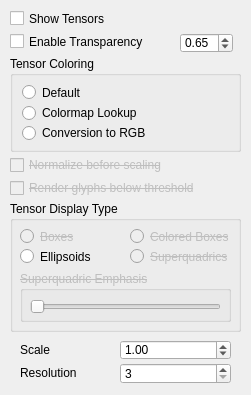
<?xml version="1.0" encoding="UTF-8"?>
<ui version="4.0">
 <class>ShowFieldGlyphsTensorTabDialog</class>
 <widget class="QWidget" name="ShowFieldGlyphsTensorTabDialog">
  <property name="geometry">
   <rect>
    <x>0</x>
    <y>0</y>
    <width>251</width>
    <height>395</height>
   </rect>
  </property>
  <property name="sizePolicy">
   <sizepolicy hsizetype="Expanding" vsizetype="Expanding">
    <horstretch>0</horstretch>
    <verstretch>0</verstretch>
   </sizepolicy>
  </property>
  <property name="minimumSize">
   <size>
    <width>250</width>
    <height>395</height>
   </size>
  </property>
  <property name="font">
   <font>
    <weight>50</weight>
    <bold>false</bold>
   </font>
  </property>
  <property name="windowTitle">
   <string>Secondary</string>
  </property>
  <widget class="QCheckBox" name="showTensorsCheckBox_">
   <property name="geometry">
    <rect>
     <x>10</x>
     <y>10</y>
     <width>171</width>
     <height>17</height>
    </rect>
   </property>
   <property name="sizePolicy">
    <sizepolicy hsizetype="Minimum" vsizetype="Fixed">
     <horstretch>0</horstretch>
     <verstretch>0</verstretch>
    </sizepolicy>
   </property>
   <property name="minimumSize">
    <size>
     <width>0</width>
     <height>0</height>
    </size>
   </property>
   <property name="text">
    <string>Show Tensors</string>
   </property>
  </widget>
  <widget class="QGroupBox" name="tensorDisplayTypeGroupBox_">
   <property name="geometry">
    <rect>
     <x>10</x>
     <y>201</y>
     <width>231</width>
     <height>131</height>
    </rect>
   </property>
   <property name="title">
    <string>Tensor Display Type</string>
   </property>
   <widget class="QRadioButton" name="tensorsAsBoxesRButton_">
    <property name="enabled">
     <bool>false</bool>
    </property>
    <property name="geometry">
     <rect>
      <x>10</x>
      <y>25</y>
      <width>101</width>
      <height>21</height>
     </rect>
    </property>
    <property name="font">
     <font>
      <strikeout>true</strikeout>
     </font>
    </property>
    <property name="text">
     <string>Boxes</string>
    </property>
   </widget>
   <widget class="QRadioButton" name="tensorsAsColoredBoxesRButton_">
    <property name="enabled">
     <bool>false</bool>
    </property>
    <property name="geometry">
     <rect>
      <x>120</x>
      <y>25</y>
      <width>101</width>
      <height>21</height>
     </rect>
    </property>
    <property name="font">
     <font>
      <strikeout>true</strikeout>
     </font>
    </property>
    <property name="text">
     <string>Colored Boxes</string>
    </property>
   </widget>
   <widget class="QRadioButton" name="tensorsAsEllipsoidsRButton_">
    <property name="geometry">
     <rect>
      <x>10</x>
      <y>45</y>
      <width>101</width>
      <height>21</height>
     </rect>
    </property>
    <property name="text">
     <string>Ellipsoids</string>
    </property>
   </widget>
   <widget class="QRadioButton" name="tensorsAsSuperquadricsRButton_">
    <property name="enabled">
     <bool>false</bool>
    </property>
    <property name="geometry">
     <rect>
      <x>120</x>
      <y>45</y>
      <width>101</width>
      <height>21</height>
     </rect>
    </property>
    <property name="font">
     <font>
      <strikeout>true</strikeout>
     </font>
    </property>
    <property name="text">
     <string>Superquadrics</string>
    </property>
   </widget>
   <widget class="QGroupBox" name="tensorSuperquadricEmphasisGroupBox_">
    <property name="enabled">
     <bool>false</bool>
    </property>
    <property name="geometry">
     <rect>
      <x>10</x>
      <y>70</y>
      <width>211</width>
      <height>51</height>
     </rect>
    </property>
    <property name="font">
     <font>
      <strikeout>true</strikeout>
     </font>
    </property>
    <property name="title">
     <string>Superquadric Emphasis</string>
    </property>
    <widget class="QSlider" name="tensorSuperquadricsEmphasisSlider_">
     <property name="geometry">
      <rect>
       <x>10</x>
       <y>26</y>
       <width>191</width>
       <height>19</height>
      </rect>
     </property>
     <property name="orientation">
      <enum>Qt::Horizontal</enum>
     </property>
    </widget>
   </widget>
  </widget>
  <widget class="QCheckBox" name="enableTransparencyTensorsCheckBox_">
   <property name="geometry">
    <rect>
     <x>10</x>
     <y>33</y>
     <width>161</width>
     <height>17</height>
    </rect>
   </property>
   <property name="minimumSize">
    <size>
     <width>0</width>
     <height>0</height>
    </size>
   </property>
   <property name="text">
    <string>Enable Transparency</string>
   </property>
  </widget>
  <widget class="QCheckBox" name="normalizeTensorsCheckBox_">
   <property name="enabled">
    <bool>false</bool>
   </property>
   <property name="geometry">
    <rect>
     <x>10</x>
     <y>155</y>
     <width>221</width>
     <height>20</height>
    </rect>
   </property>
   <property name="minimumSize">
    <size>
     <width>0</width>
     <height>20</height>
    </size>
   </property>
   <property name="font">
    <font>
     <strikeout>true</strikeout>
    </font>
   </property>
   <property name="text">
    <string>Normalize before scaling</string>
   </property>
  </widget>
  <widget class="QSpinBox" name="tensorsResolutionSpinBox_">
   <property name="geometry">
    <rect>
     <x>120</x>
     <y>363</y>
     <width>111</width>
     <height>21</height>
    </rect>
   </property>
   <property name="minimum">
    <number>3</number>
   </property>
   <property name="maximum">
    <number>20</number>
   </property>
  </widget>
  <widget class="QCheckBox" name="renderTensorsBelowThresholdCheckBox_">
   <property name="enabled">
    <bool>false</bool>
   </property>
   <property name="geometry">
    <rect>
     <x>10</x>
     <y>178</y>
     <width>221</width>
     <height>20</height>
    </rect>
   </property>
   <property name="minimumSize">
    <size>
     <width>0</width>
     <height>20</height>
    </size>
   </property>
   <property name="font">
    <font>
     <strikeout>true</strikeout>
    </font>
   </property>
   <property name="text">
    <string>Render glyphs below threshold</string>
   </property>
  </widget>
  <widget class="QGroupBox" name="tensorColoringGroupBox_">
   <property name="enabled">
    <bool>true</bool>
   </property>
   <property name="geometry">
    <rect>
     <x>10</x>
     <y>56</y>
     <width>231</width>
     <height>96</height>
    </rect>
   </property>
   <property name="title">
    <string>Tensor Coloring</string>
   </property>
   <layout class="QVBoxLayout" name="verticalLayout_11">
    <item>
     <widget class="QRadioButton" name="defaultTensorsColoringRButton_">
      <property name="text">
       <string>Default</string>
      </property>
     </widget>
    </item>
    <item>
     <widget class="QRadioButton" name="colormapLookupTensorsColoringRButton_">
      <property name="font">
       <font>
        <strikeout>false</strikeout>
       </font>
      </property>
      <property name="text">
       <string>Colormap Lookup</string>
      </property>
      <property name="checked">
       <bool>false</bool>
      </property>
     </widget>
    </item>
    <item>
     <widget class="QRadioButton" name="conversionRGBTensorsColoringRButton_">
      <property name="enabled">
       <bool>true</bool>
      </property>
      <property name="font">
       <font>
        <strikeout>false</strikeout>
       </font>
      </property>
      <property name="text">
       <string>Conversion to RGB</string>
      </property>
      <property name="checkable">
       <bool>true</bool>
      </property>
      <property name="checked">
       <bool>false</bool>
      </property>
     </widget>
    </item>
   </layout>
  </widget>
  <widget class="QDoubleSpinBox" name="scaleTensorsDoubleSpinBox_">
   <property name="enabled">
    <bool>true</bool>
   </property>
   <property name="geometry">
    <rect>
     <x>120</x>
     <y>340</y>
     <width>111</width>
     <height>20</height>
    </rect>
   </property>
   <property name="minimum">
    <double>0.010000000000000</double>
   </property>
   <property name="maximum">
    <double>100.000000000000000</double>
   </property>
   <property name="value">
    <double>1.000000000000000</double>
   </property>
  </widget>
  <widget class="QLabel" name="label_10">
   <property name="geometry">
    <rect>
     <x>20</x>
     <y>340</y>
     <width>91</width>
     <height>20</height>
    </rect>
   </property>
   <property name="text">
    <string>Scale</string>
   </property>
  </widget>
  <widget class="QLabel" name="label_11">
   <property name="geometry">
    <rect>
     <x>20</x>
     <y>363</y>
     <width>91</width>
     <height>20</height>
    </rect>
   </property>
   <property name="text">
    <string>Resolution</string>
   </property>
  </widget>
  <widget class="QDoubleSpinBox" name="tensorsTransparencyDoubleSpinBox_">
   <property name="geometry">
    <rect>
     <x>180</x>
     <y>33</y>
     <width>53</width>
     <height>20</height>
    </rect>
   </property>
   <property name="maximum">
    <double>1.000000000000000</double>
   </property>
   <property name="singleStep">
    <double>0.010000000000000</double>
   </property>
   <property name="value">
    <double>0.650000000000000</double>
   </property>
  </widget>
  <zorder>showTensorsCheckBox_</zorder>
  <zorder>tensorDisplayTypeGroupBox_</zorder>
  <zorder>enableTransparencyTensorsCheckBox_</zorder>
  <zorder>normalizeTensorsCheckBox_</zorder>
  <zorder>tensorsResolutionSpinBox_</zorder>
  <zorder>renderTensorsBelowThresholdCheckBox_</zorder>
  <zorder>tensorColoringGroupBox_</zorder>
  <zorder>scaleTensorsDoubleSpinBox_</zorder>
  <zorder>label_10</zorder>
  <zorder>label_11</zorder>
  <zorder>tensorsTransparencyDoubleSpinBox_</zorder>
  <zorder>conversionRGBTensorsColoringRButton_</zorder>
 </widget>
 <resources/>
 <connections/>
</ui>
